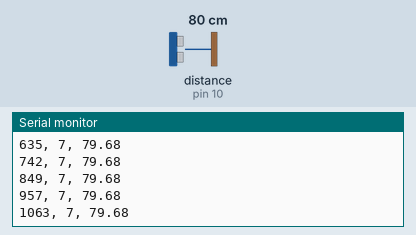
Simulated run of this sketch. Board: Arduino Uno, built with avr-gcc and run on an emulated ATmega328P. Parts: the last lines printed to the serial monitor. Wiring (inferred from the names in the program): ultrasonic range finder: trigger pin 9; echo pin 10. The inputs (shaded band) are chosen by the test bench; at power-on: distance to the obstacle (sensor on pin 10) 80 cm. The echo pulse lasts 58.3 µs per cm.

Above: at 1.2 s.
1.3 s: distance to the obstacle (sensor on pin 10) set to 299 cm
At 1.58 s:
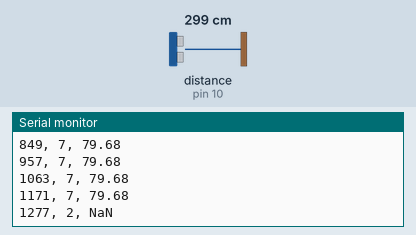
3.1 s: distance to the obstacle (sensor on pin 10) set to 2 cm
At 3.15 s:
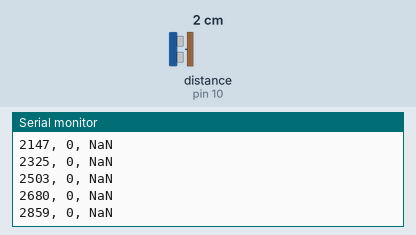

The sketch:

Arduino_Firmware.ino
```cpp
/*
 * HC-SR04 Ultrasonic Sensor Data Acquisition Firmware
 * Platform: Arduino Uno R3
 * Purpose: High-quality distance data collection for NN training
 */

#define TRIG_PIN 9
#define ECHO_PIN 10

// Measurement parameters
#define NUM_SAMPLES 7
#define MAX_DISTANCE_CM 1050
#define SOUND_SPEED_CM_PER_US 0.0343 / 2.0  // round-trip correction

// Timing
#define MEASUREMENT_INTERVAL_MS 100  // 10 Hz sampling

unsigned long lastMeasurementTime = 0;

// Function to trigger ultrasonic pulse
void triggerUltrasonic() {
  digitalWrite(TRIG_PIN, LOW);
  delayMicroseconds(5);
  digitalWrite(TRIG_PIN, HIGH);
  delayMicroseconds(10);
  digitalWrite(TRIG_PIN, LOW);
}

// Simple insertion sort for small arrays
void sortArray(float *arr, int size) {
  for (int i = 1; i < size; i++) {
    float key = arr[i];
    int j = i - 1;
    while (j >= 0 && arr[j] > key) {
      arr[j + 1] = arr[j];
      j--;
    }
    arr[j + 1] = key;
  }
}

// Acquire a single distance measurement (cm)
// Returns -1 if invalid
float getDistanceCm() {
  triggerUltrasonic();

  unsigned long duration = pulseIn(
    ECHO_PIN,
    HIGH,
    (unsigned long)(MAX_DISTANCE_CM / SOUND_SPEED_CM_PER_US)
  );

  if (duration == 0) {
    return -1.0; // No echo received
  }

  return duration * SOUND_SPEED_CM_PER_US;
}

void setup() {
  pinMode(TRIG_PIN, OUTPUT);
  pinMode(ECHO_PIN, INPUT);

  Serial.begin(115200);
  while (!Serial);

  // CSV header
  Serial.println("timestamp_ms, raw_valid_samples, filtered_distance_cm");
}

void loop() {
  unsigned long currentTime = millis();

  if (currentTime - lastMeasurementTime >= MEASUREMENT_INTERVAL_MS) {
    lastMeasurementTime = currentTime;

    float samples[NUM_SAMPLES];
    int validCount = 0;

    // Collect samples
    for (int i = 0; i < NUM_SAMPLES; i++) {
      float d = getDistanceCm();
      if (d > 0 && d <= MAX_DISTANCE_CM) {
        samples[validCount++] = d;
      }
      delay(10);  // small gap to avoid echo overlap
    }

    float filteredDistance = -1.0;

    if (validCount >= 3) {
      // Sort valid samples
      sortArray(samples, validCount);

      // Median-based mean (discard extremes if possible)
      int start = (validCount > 4) ? 1 : 0;
      int end   = (validCount > 4) ? validCount - 1 : validCount;

      float sum = 0.0;
      int count = 0;

      for (int i = start; i < end; i++) {
        sum += samples[i];
        count++;
      }

      filteredDistance = sum / count;
    }

    // Output CSV row
    Serial.print(currentTime);
    Serial.print(", ");
    Serial.print(validCount);
    Serial.print(", ");

    if (filteredDistance < 0) {
      Serial.println("NaN");
    } else {
      Serial.println(filteredDistance, 2);
    }
  }
}
```

Measured:
- after the input at 1.3 s, the serial monitor: prints a new line after 0.14 s (image 1)
